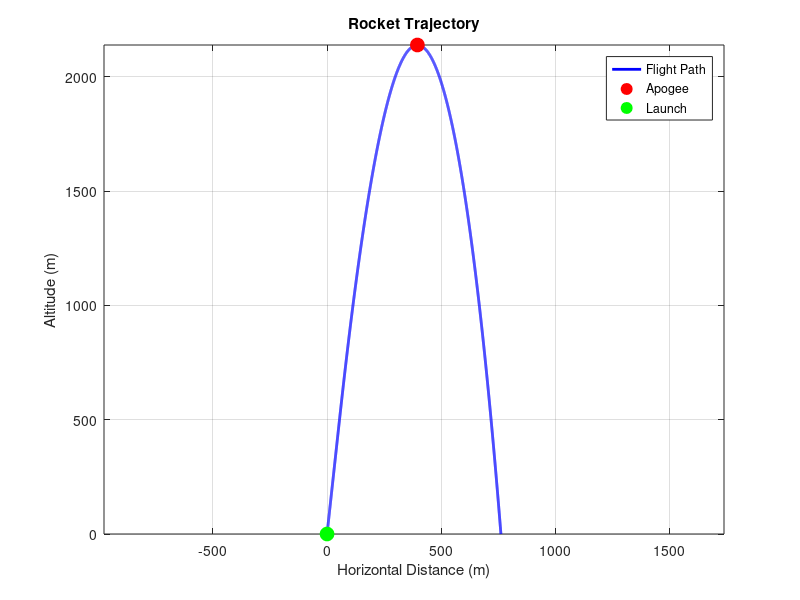
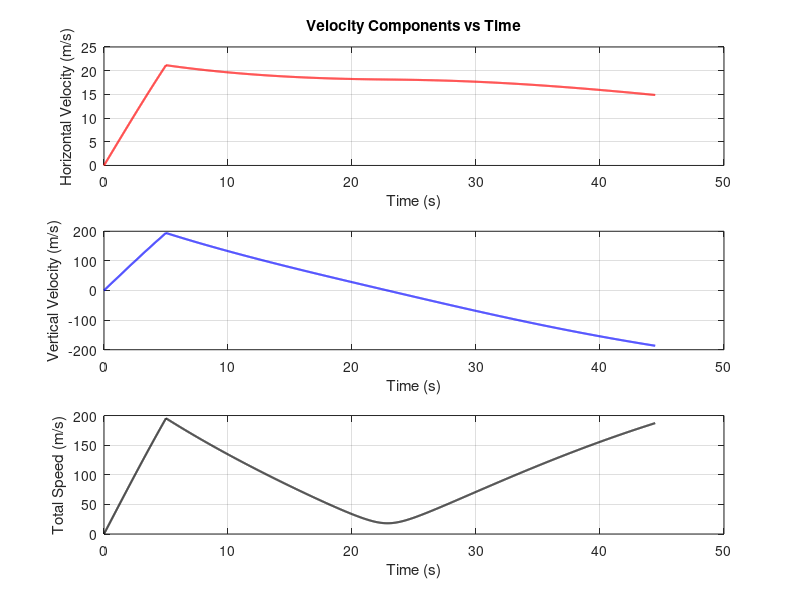
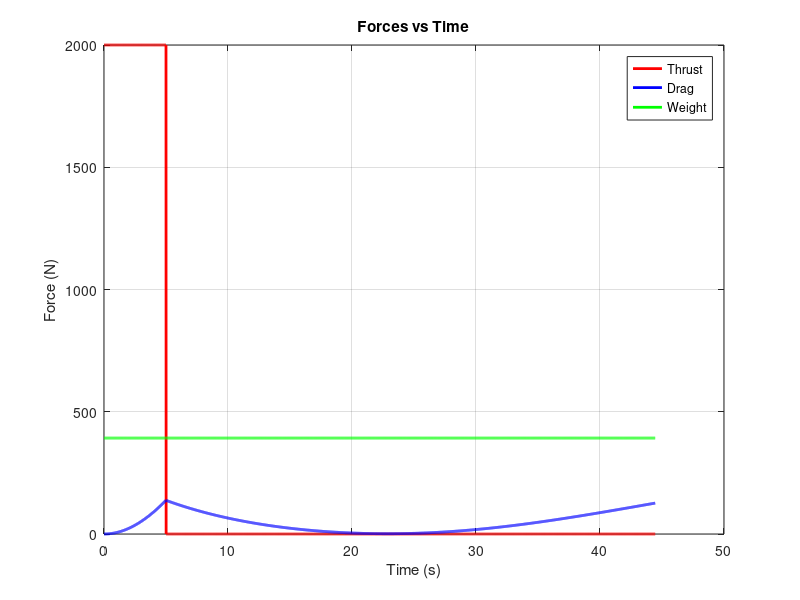

Write MATLAB code to recreate these figures, in order. (Note: this script raises an error after producing the figures.)
%% 3-DOF Rocket Simulation 
clear; clc; close all;

%% Given Parameters
thrust = 2000; % N
mass = 40; % kg
burnTime = 5; % sec
diameter = 0.1; % m
dragCoeff = 0.75; % dimensionless
g = 9.81; % m/s^2
rho = 1.225; % kg/m^3 (air density)

%% Simulation Setup
dt = 0.01; % time step (seconds)
maxTime = 60; % max simulation time
t = 0:dt:maxTime; % time array
n = length(t); % number of time steps

%% Initial Conditions
launchAngle = 85; % degrees (this is an assumption because no angle was given)
angleRad = deg2rad(launchAngle);

% position arrays
x = zeros(1, n);% horizontal position
y = zeros(1, n); % vertical position

%velocity arrays  
vx = zeros(1, n);% horizontal velocity
vy = zeros(1, n);% vertical velocity

% Start at origin with zero velocity
x(1) = 0;
y(1) = 0;
vx(1) = 0; %horizontal component of velocity
vy(1) = 0; %vertical component of velocity

%% cross-sectional area
area = pi * (diameter/2)^2; % m^2: area of a circle equation

fprintf('Initial conditions:\n');
fprintf('Launch angle: %.1f degrees from horizontal\n', launchAngle);
fprintf('Thrust: %.0f N for %.1f seconds\n', thrust, burnTime);
fprintf('Mass: %.0f kg\n', mass);

%% simulation loop
for i = 2:n %for every data point in the array
    % Current time
    time = t(i);
    % Current speed (velocity mag)
    speed = sqrt(vx(i-1)^2 + vy(i-1)^2); %equation for speed
    
    %% Forces
    
    % thrust (only during burn time)
    if time <= burnTime % only burns for 5 sec
        thrustX = thrust * cos(angleRad);   % horizontal component
        thrustY = thrust * sin(angleRad);   % vertical component
    else
        thrustX = 0;
        thrustY = 0;
    end
    
    % drag(opposes motion, always present if velocity is nonzero)
    dragMag = 0.5 * rho * speed^2 * area * dragCoeff; %given equation
    if speed > 0
        %opposes velocity direction
        dragX = -dragMag * (vx(i-1) / speed); %dividing the previous velocity data pt by speed normalizes the vector
        dragY = -dragMag * (vy(i-1) / speed);
    else
        dragX = 0;
        dragY = 0;
    end
    
    % gravity (always present)
    gravityX = 0; %no gravity in the x direction
    gravityY = -mass * g; % negative bc downward
    
    % Net force 
    totalFx = thrustX + dragX + gravityX; %negative signs already accounted for 
    totalFy = thrustY + dragY + gravityY;
    
    %% accelerations (F = ma)
    ax = totalFx / mass;
    ay = totalFy / mass;
    
    %% update velocities (v = v0 + a*dt)
    vx(i) = vx(i-1) + ax * dt; 
    vy(i) = vy(i-1) + ay * dt;
    
    %% update positions using Euler method (numerical integration)
    x(i) = x(i-1) + vx(i-1)*dt + 0.5*ax*dt^2; %old position + displacement after 0.1 sec (1st order correction from velocity) + displacement after 0.1 sec (2nd order correction from acceleration)
    y(i) = y(i-1) + vy(i-1)*dt + 0.5*ay*dt^2; %same as above for y
    
    %% stop if rocket hits ground
    if y(i) <= 0 && i > 10  % small delay to avoid issues at beginning when y(i) = 0
        y(i) = 0; % set at ground level
        % cut arrays to actual flight time rather than what i put at beginning
        t = t(1:i);
        x = x(1:i);
        y = y(1:i);
        vx = vx(1:i);
        vy = vy(1:i);
        break;
    end
end

%% stats
[maxHeight, maxIdx] = max(y); % apogee is max height, maxIdx will give the time
apogeeTime = t(maxIdx);
apogeeX = x(maxIdx); %x coord at apogee
totalRange = x(end); %how far rocket went horizontally
flightTime = t(end);%total flight time
speed = sqrt(vx.^2 + vy.^2);% total speed array

%% show results
fprintf('\n Simulation Results \n');
fprintf('Launch Angle: %.1f degrees from horizontal\n', launchAngle); % %.1f means number will be displayed w 1 digit after decimal point
fprintf('Apogee: %.1f m at t=%.1f s\n', maxHeight, apogeeTime); % %d for integers, %f for floating-point numbers, %s for strings
fprintf('Range: %.1f m\n', totalRange);
fprintf('Flight Time: %.1f s\n', flightTime);
fprintf('Max Speed: %.1f m/s\n', max(speed));

%% close existing figures and make new ones
close all; 

%% Trajectory (x v y)
figure(1);
plot(x, y, 'b-', 'LineWidth', 2); % b- is blue line
hold on; %allows to add more plots to same figure without erasing existing plot (keeps plot active)
plot(apogeeX, maxHeight, 'ro', 'MarkerSize', 10, 'MarkerFaceColor', 'r'); %ro is red circle, 
plot(0, 0, 'go', 'MarkerSize', 10, 'MarkerFaceColor', 'g'); %go is green circle at origin (0,0)
xlabel('Horizontal Distance (m)');
ylabel('Altitude (m)');
title('Rocket Trajectory');
legend('Flight Path', 'Apogee', 'Launch', 'Location', 'best'); %best puts legend in optimal location to not block data
grid on;
axis equal; %keeps proportions of x and y axis equal

%makes matlab draw the figure
drawnow;

%% Velocity vs time  
figure(2);
subplot(3,1,1); %creates first subplot in 3 row by 1 column layout (this is first graph)
plot(t, vx, 'r-', 'LineWidth', 1.5); %horizontal v versus time red line
xlabel('Time (s)');
ylabel('Horizontal Velocity (m/s)');
title('Velocity Components vs Time');
grid on;

subplot(3,1,2);
plot(t, vy, 'b-', 'LineWidth', 1.5); %vertical velocity versus time blue line
xlabel('Time (s)');
ylabel('Vertical Velocity (m/s)');
grid on;

subplot(3,1,3);
plot(t, speed, 'k-', 'LineWidth', 1.5); %speed v time black line
xlabel('Time (s)');
ylabel('Total Speed (m/s)');
grid on;

drawnow;

%% force vs time
figure(3);

% recalculating forces for plot (same as earlier)
thrustForce = zeros(size(t));
dragForce = zeros(size(t));
gravityForce = mass * g * ones(size(t));

for i = 1:length(t)
    if t(i) <= burnTime
        thrustForce(i) = thrust;
    end
    currentSpeed = sqrt(vx(i)^2 + vy(i)^2);
    dragForce(i) = 0.5 * rho * currentSpeed^2 * area * dragCoeff;
end

plot(t, thrustForce, 'r-', 'LineWidth', 2); %thrust v time red line
hold on;
plot(t, dragForce, 'b-', 'LineWidth', 2); %drag v time blue line
plot(t, gravityForce, 'g-', 'LineWidth', 2); %gravity v time green line (constant)
xlabel('Time (s)'); 
ylabel('Force (N)');
title('Forces vs Time');
legend('Thrust', 'Drag', 'Weight', 'Location', 'best');
grid on;

drawnow;

%% Rocket animation using given code

fprintf('\nGenerating rocket animation...\n');
% For the animation, we need rotation angles
% Calculate actual rocket angle based on velocity direction
rocketAngle = zeros(size(t));
for i = 1:length(t) %for every time step
    if speed(i) > 0.1  % avoids division by zero (becuase first i will be 0)
        rocketAngle(i) = atan2(vy(i), vx(i)); %computes angle based on vertical and horizontal velocity components
    else
        rocketAngle(i) = angleRad; % use launch angle if no significant velocity
    end
end

% position array for animation function
positionArray = [x', y'];  % make into column vectors to plot

% rotation function (given)
rotating(positionArray, rocketAngle);

fprintf('Animation complete!\n');

%% given code for rotation
function rotating(pos, rot)
% Description:
% Animates rocket flight using provided algorithm
% Inputs:
% pos - position matrix with x and y [m]  
% rot - rotation angle array [rad]

    % Initialize figure for animation
    figure(4) %changed to figure 4 bc i already had figures 1-3
    clf; 
    
    x = pos(:,1);  % x positions [m]
    y = pos(:,2);  % y positions [m]
    
    w = 20;  % rocket width [m] (made larger because I couldnt see the rocket in the simulation)
    h = 60;  % rocket height [m]
    
    pgon = polyshape([-w/2,-w/2,0,w/2,w/2],[0,h,1.2*h,h,0]);  % rocket shape
    
    % Loop through position and rotation arrays to animate the rocket
    for i = 1:5:length(pos)  % Skip some frames for speed
        clf;  % Clear figure
        
        % Plot trajectory up to current point FIRST
        hold on;
        plot(x(1:i), y(1:i), 'r--', 'LineWidth', 1);
        
        % Update rocket position and rotation here AFTER trajectory
        pgonDraw = rotate(pgon, rad2deg(rot(i)-pi/2));  % rotate rocket [deg]
        pgonDraw = translate(pgonDraw, [x(i),y(i)]);    % move to position [m]
        plot(pgonDraw, 'FaceColor', 'blue');
        
        axis equal
        xlabel('Downrange [m]')
        ylabel('Altitude [m]')
        title(sprintf('Rocket Animation - Time: %.1f s', (i-1)*0.01*5))  % corrected time display
        grid on;
        
        % Set reasonable axis limits
        xlim([min(x)-100, max(x)+100]);
        ylim([-50, max(y)+100]);
    
        drawnow;  % Force MATLAB to update display
        pause(0.01)  % animation delay [s]
    
    end
end